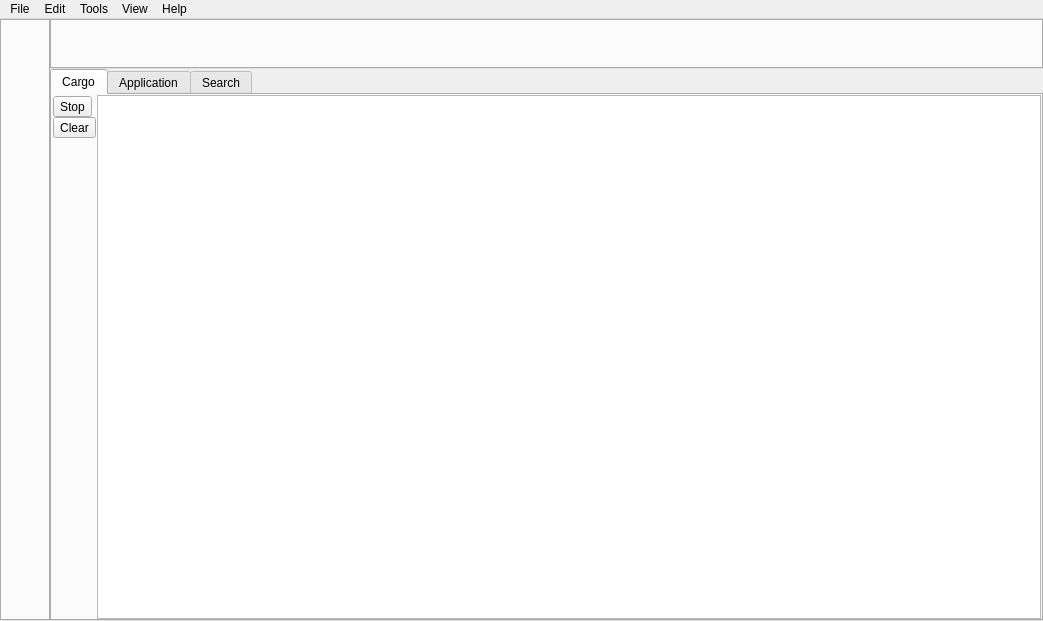
<?xml version="1.0" encoding="UTF-8"?>
<ui version="4.0">
 <class>MainWindow</class>
 <widget class="QMainWindow" name="MainWindow">
  <property name="geometry">
   <rect>
    <x>0</x>
    <y>0</y>
    <width>1043</width>
    <height>621</height>
   </rect>
  </property>
  <widget class="QWidget" name="centralWidget">
   <layout class="QHBoxLayout" name="horizontalLayout_3">
    <property name="spacing">
     <number>0</number>
    </property>
    <property name="leftMargin">
     <number>0</number>
    </property>
    <property name="topMargin">
     <number>0</number>
    </property>
    <property name="rightMargin">
     <number>0</number>
    </property>
    <property name="bottomMargin">
     <number>0</number>
    </property>
    <item>
     <widget class="QSplitter" name="splitterMain">
      <property name="orientation">
       <enum>Qt::Horizontal</enum>
      </property>
      <property name="handleWidth">
       <number>0</number>
      </property>
      <property name="childrenCollapsible">
       <bool>false</bool>
      </property>
      <widget class="QTabWidget" name="tabWidgetSide">
       <property name="minimumSize">
        <size>
         <width>50</width>
         <height>0</height>
        </size>
       </property>
       <property name="baseSize">
        <size>
         <width>200</width>
         <height>0</height>
        </size>
       </property>
       <property name="tabPosition">
        <enum>QTabWidget::West</enum>
       </property>
       <property name="currentIndex">
        <number>-1</number>
       </property>
      </widget>
      <widget class="QSplitter" name="splitterSide">
       <property name="orientation">
        <enum>Qt::Vertical</enum>
       </property>
       <property name="handleWidth">
        <number>0</number>
       </property>
       <property name="childrenCollapsible">
        <bool>false</bool>
       </property>
       <widget class="QTabWidget" name="tabWidgetSource">
        <property name="minimumSize">
         <size>
          <width>0</width>
          <height>50</height>
         </size>
        </property>
        <property name="tabsClosable">
         <bool>true</bool>
        </property>
        <property name="movable">
         <bool>true</bool>
        </property>
       </widget>
       <widget class="QTabWidget" name="tabWidgetOutput">
        <property name="minimumSize">
         <size>
          <width>0</width>
          <height>50</height>
         </size>
        </property>
        <property name="currentIndex">
         <number>0</number>
        </property>
        <widget class="QWidget" name="tabCargo">
         <attribute name="title">
          <string>Cargo</string>
         </attribute>
         <layout class="QHBoxLayout" name="horizontalLayout_4">
          <property name="spacing">
           <number>0</number>
          </property>
          <property name="leftMargin">
           <number>0</number>
          </property>
          <property name="topMargin">
           <number>0</number>
          </property>
          <property name="rightMargin">
           <number>0</number>
          </property>
          <property name="bottomMargin">
           <number>0</number>
          </property>
          <item>
           <layout class="QVBoxLayout" name="verticalLayout">
            <property name="spacing">
             <number>0</number>
            </property>
            <property name="leftMargin">
             <number>1</number>
            </property>
            <property name="topMargin">
             <number>1</number>
            </property>
            <property name="rightMargin">
             <number>1</number>
            </property>
            <property name="bottomMargin">
             <number>1</number>
            </property>
            <item>
             <widget class="QToolButton" name="toolButtonCargoStop">
              <property name="text">
               <string>Stop</string>
              </property>
             </widget>
            </item>
            <item>
             <widget class="QToolButton" name="toolButtonCargoClear">
              <property name="text">
               <string>Clear</string>
              </property>
             </widget>
            </item>
            <item>
             <spacer name="verticalSpacer">
              <property name="orientation">
               <enum>Qt::Vertical</enum>
              </property>
              <property name="sizeHint" stdset="0">
               <size>
                <width>20</width>
                <height>40</height>
               </size>
              </property>
             </spacer>
            </item>
           </layout>
          </item>
          <item>
           <widget class="QTextEdit" name="textEditCargo">
            <property name="focusPolicy">
             <enum>Qt::NoFocus</enum>
            </property>
            <property name="readOnly">
             <bool>true</bool>
            </property>
           </widget>
          </item>
         </layout>
        </widget>
        <widget class="QWidget" name="tabApplication">
         <attribute name="title">
          <string>Application</string>
         </attribute>
         <layout class="QHBoxLayout" name="horizontalLayout_2">
          <property name="spacing">
           <number>0</number>
          </property>
          <property name="leftMargin">
           <number>0</number>
          </property>
          <property name="topMargin">
           <number>0</number>
          </property>
          <property name="rightMargin">
           <number>0</number>
          </property>
          <property name="bottomMargin">
           <number>0</number>
          </property>
          <item>
           <layout class="QVBoxLayout" name="verticalLayout_2">
            <property name="spacing">
             <number>0</number>
            </property>
            <property name="leftMargin">
             <number>1</number>
            </property>
            <property name="topMargin">
             <number>1</number>
            </property>
            <property name="rightMargin">
             <number>1</number>
            </property>
            <property name="bottomMargin">
             <number>1</number>
            </property>
            <item>
             <widget class="QToolButton" name="toolButtonAppRun">
              <property name="text">
               <string>Run</string>
              </property>
             </widget>
            </item>
            <item>
             <widget class="QToolButton" name="toolButtonAppStop">
              <property name="text">
               <string>Stop</string>
              </property>
             </widget>
            </item>
            <item>
             <widget class="QToolButton" name="toolButtonAppClear">
              <property name="text">
               <string>Clear</string>
              </property>
             </widget>
            </item>
            <item>
             <spacer name="verticalSpacer_2">
              <property name="orientation">
               <enum>Qt::Vertical</enum>
              </property>
              <property name="sizeHint" stdset="0">
               <size>
                <width>20</width>
                <height>40</height>
               </size>
              </property>
             </spacer>
            </item>
           </layout>
          </item>
          <item>
           <widget class="QTextEdit" name="textEditApplication">
            <property name="focusPolicy">
             <enum>Qt::NoFocus</enum>
            </property>
            <property name="readOnly">
             <bool>true</bool>
            </property>
           </widget>
          </item>
         </layout>
        </widget>
        <widget class="QWidget" name="tabSearch">
         <attribute name="title">
          <string>Search</string>
         </attribute>
        </widget>
       </widget>
      </widget>
     </widget>
    </item>
   </layout>
  </widget>
  <widget class="QMenuBar" name="menuBar">
   <property name="geometry">
    <rect>
     <x>0</x>
     <y>0</y>
     <width>1043</width>
     <height>21</height>
    </rect>
   </property>
   <widget class="QMenu" name="menuFile">
    <property name="title">
     <string>File</string>
    </property>
    <addaction name="actionNewProject"/>
    <addaction name="actionOpenProject"/>
    <addaction name="actionCloseProject"/>
    <addaction name="actionRecentProjects"/>
    <addaction name="separator"/>
    <addaction name="actionNewFile"/>
    <addaction name="actionOpenFile"/>
    <addaction name="actionSave"/>
    <addaction name="actionSaveAs"/>
    <addaction name="actionSaveAll"/>
    <addaction name="actionRecentFiles"/>
    <addaction name="separator"/>
    <addaction name="actionClose"/>
    <addaction name="actionCloseAll"/>
    <addaction name="actionCloseOther"/>
    <addaction name="separator"/>
    <addaction name="actionExit"/>
   </widget>
   <widget class="QMenu" name="menuHelp">
    <property name="title">
     <string>Help</string>
    </property>
    <addaction name="actionAbout"/>
   </widget>
   <widget class="QMenu" name="menuEdit">
    <property name="title">
     <string>Edit</string>
    </property>
    <addaction name="actionUndo"/>
    <addaction name="actionRedo"/>
    <addaction name="separator"/>
    <addaction name="actionCut"/>
    <addaction name="actionCopy"/>
    <addaction name="actionPaste"/>
   </widget>
   <widget class="QMenu" name="menuTools">
    <property name="title">
     <string>Tools</string>
    </property>
    <addaction name="actionOptions"/>
   </widget>
   <widget class="QMenu" name="menuView">
    <property name="title">
     <string>View</string>
    </property>
    <addaction name="actionShowSidebar"/>
    <addaction name="actionShowOutput"/>
   </widget>
   <addaction name="menuFile"/>
   <addaction name="menuEdit"/>
   <addaction name="menuTools"/>
   <addaction name="menuView"/>
   <addaction name="menuHelp"/>
  </widget>
  <action name="actionExit">
   <property name="text">
    <string>Exit</string>
   </property>
   <property name="shortcut">
    <string>Ctrl+Q</string>
   </property>
  </action>
  <action name="actionOptions">
   <property name="text">
    <string>Options...</string>
   </property>
  </action>
  <action name="actionAbout">
   <property name="text">
    <string>About...</string>
   </property>
  </action>
  <action name="actionNewCargoProject">
   <property name="text">
    <string>Cargo Project...</string>
   </property>
  </action>
  <action name="actionNewRustFile">
   <property name="text">
    <string>Rust File...</string>
   </property>
   <property name="shortcut">
    <string>Ctrl+N</string>
   </property>
  </action>
  <action name="actionUndo">
   <property name="text">
    <string>Undo</string>
   </property>
   <property name="shortcut">
    <string>Ctrl+Z</string>
   </property>
  </action>
  <action name="actionRedo">
   <property name="text">
    <string>Redo</string>
   </property>
   <property name="shortcut">
    <string>Ctrl+Shift+Z</string>
   </property>
  </action>
  <action name="actionCut">
   <property name="text">
    <string>Cut</string>
   </property>
   <property name="shortcut">
    <string>Ctrl+X</string>
   </property>
  </action>
  <action name="actionCopy">
   <property name="text">
    <string>Copy</string>
   </property>
   <property name="shortcut">
    <string>Ctrl+C</string>
   </property>
  </action>
  <action name="actionPaste">
   <property name="text">
    <string>Paste</string>
   </property>
   <property name="shortcut">
    <string>Ctrl+V</string>
   </property>
  </action>
  <action name="actionOpenProject">
   <property name="text">
    <string>Open Project...</string>
   </property>
  </action>
  <action name="actionSave">
   <property name="text">
    <string>Save</string>
   </property>
   <property name="shortcut">
    <string>Ctrl+S</string>
   </property>
  </action>
  <action name="actionSaveAs">
   <property name="text">
    <string>Save As...</string>
   </property>
  </action>
  <action name="actionClose">
   <property name="text">
    <string>Close</string>
   </property>
   <property name="shortcut">
    <string>Ctrl+W</string>
   </property>
  </action>
  <action name="actionCloseAll">
   <property name="text">
    <string>Close All</string>
   </property>
   <property name="shortcut">
    <string>Ctrl+Shift+W</string>
   </property>
  </action>
  <action name="actionCloseOther">
   <property name="text">
    <string>Close Other</string>
   </property>
  </action>
  <action name="actionSaveAll">
   <property name="text">
    <string>Save All</string>
   </property>
   <property name="shortcut">
    <string>Ctrl+Shift+S</string>
   </property>
  </action>
  <action name="actionShowSidebar">
   <property name="checkable">
    <bool>true</bool>
   </property>
   <property name="checked">
    <bool>true</bool>
   </property>
   <property name="text">
    <string>Show Sidebar</string>
   </property>
  </action>
  <action name="actionShowOutput">
   <property name="checkable">
    <bool>true</bool>
   </property>
   <property name="checked">
    <bool>true</bool>
   </property>
   <property name="text">
    <string>Show Output</string>
   </property>
  </action>
  <action name="actionCloseProject">
   <property name="text">
    <string>Close Project</string>
   </property>
  </action>
  <action name="actionNewProject">
   <property name="text">
    <string>New Project...</string>
   </property>
  </action>
  <action name="actionRecentProjects">
   <property name="text">
    <string>Recent Projects</string>
   </property>
  </action>
  <action name="actionNewFile">
   <property name="text">
    <string>New File...</string>
   </property>
   <property name="shortcut">
    <string>Ctrl+N</string>
   </property>
  </action>
  <action name="actionOpenFile">
   <property name="text">
    <string>Open File...</string>
   </property>
   <property name="shortcut">
    <string>Ctrl+O</string>
   </property>
  </action>
  <action name="actionRecentFiles">
   <property name="text">
    <string>Recent Files</string>
   </property>
  </action>
 </widget>
 <layoutdefault spacing="6" margin="11"/>
 <resources/>
 <connections>
  <connection>
   <sender>actionShowSidebar</sender>
   <signal>toggled(bool)</signal>
   <receiver>tabWidgetSide</receiver>
   <slot>setVisible(bool)</slot>
   <hints>
    <hint type="sourcelabel">
     <x>-1</x>
     <y>-1</y>
    </hint>
    <hint type="destinationlabel">
     <x>82</x>
     <y>320</y>
    </hint>
   </hints>
  </connection>
  <connection>
   <sender>actionShowOutput</sender>
   <signal>toggled(bool)</signal>
   <receiver>tabWidgetOutput</receiver>
   <slot>setVisible(bool)</slot>
   <hints>
    <hint type="sourcelabel">
     <x>-1</x>
     <y>-1</y>
    </hint>
    <hint type="destinationlabel">
     <x>595</x>
     <y>376</y>
    </hint>
   </hints>
  </connection>
 </connections>
</ui>
